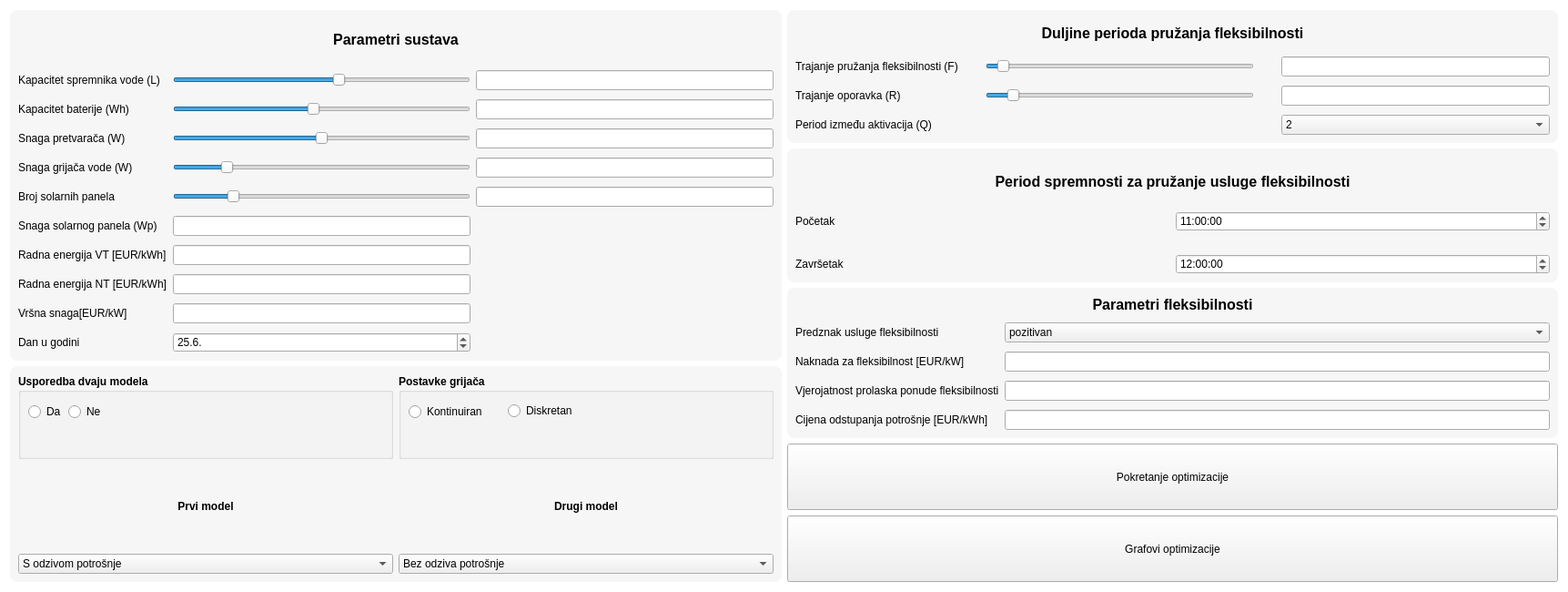
<?xml version="1.0" encoding="UTF-8"?>
<ui version="4.0">
 <class>ParamWidget</class>
 <widget class="QWidget" name="ParamWidget">
  <property name="geometry">
   <rect>
    <x>0</x>
    <y>0</y>
    <width>1723</width>
    <height>650</height>
   </rect>
  </property>
  <property name="minimumSize">
   <size>
    <width>1000</width>
    <height>600</height>
   </size>
  </property>
  <property name="windowTitle">
   <string>Form</string>
  </property>
  <property name="autoFillBackground">
   <bool>false</bool>
  </property>
  <property name="styleSheet">
   <string notr="true">#ParamWidget{
background-color: white;
}
</string>
  </property>
  <layout class="QGridLayout" name="gridLayout_8">
   <item row="2" column="1" rowspan="2">
    <widget class="QWidget" name="widget_4" native="true">
     <property name="sizePolicy">
      <sizepolicy hsizetype="Preferred" vsizetype="Preferred">
       <horstretch>0</horstretch>
       <verstretch>0</verstretch>
      </sizepolicy>
     </property>
     <property name="styleSheet">
      <string notr="true">QWidget #widget_4 {
	background-color: rgba(245, 245, 245, 0.9);
	border-radius: 8px;
	border-style:dotted;
}
</string>
     </property>
     <layout class="QGridLayout" name="gridLayout_6">
      <item row="0" column="0">
       <widget class="QLabel" name="label_13">
        <property name="font">
         <font>
          <pointsize>12</pointsize>
          <bold>true</bold>
         </font>
        </property>
        <property name="text">
         <string>Period spremnosti za pružanje usluge fleksibilnosti</string>
        </property>
        <property name="alignment">
         <set>Qt::AlignCenter</set>
        </property>
       </widget>
      </item>
      <item row="1" column="0">
       <layout class="QGridLayout" name="gridLayout_3">
        <property name="verticalSpacing">
         <number>25</number>
        </property>
        <item row="0" column="0">
         <widget class="QLabel" name="label_14">
          <property name="text">
           <string>Početak</string>
          </property>
         </widget>
        </item>
        <item row="1" column="0">
         <widget class="QLabel" name="label_15">
          <property name="text">
           <string>Završetak</string>
          </property>
         </widget>
        </item>
        <item row="0" column="1">
         <widget class="QTimeEdit" name="timeEdit_2">
          <property name="time">
           <time>
            <hour>11</hour>
            <minute>0</minute>
            <second>0</second>
           </time>
          </property>
         </widget>
        </item>
        <item row="1" column="1">
         <widget class="QTimeEdit" name="timeEdit">
          <property name="time">
           <time>
            <hour>12</hour>
            <minute>0</minute>
            <second>0</second>
           </time>
          </property>
         </widget>
        </item>
       </layout>
      </item>
     </layout>
    </widget>
   </item>
   <item row="4" column="1" rowspan="2">
    <widget class="QWidget" name="widget_6" native="true">
     <property name="styleSheet">
      <string notr="true">QWidget #widget_6 {
	background-color: rgba(245, 245, 245, 0.9);
	border-radius: 8px;
	border-style:dotted;
}
</string>
     </property>
     <layout class="QGridLayout" name="gridLayout_7">
      <property name="verticalSpacing">
       <number>10</number>
      </property>
      <item row="2" column="1">
       <widget class="QComboBox" name="comboBox_4">
        <property name="currentText">
         <string>pozitivan</string>
        </property>
        <item>
         <property name="text">
          <string>pozitivan</string>
         </property>
        </item>
        <item>
         <property name="text">
          <string>negativan</string>
         </property>
        </item>
       </widget>
      </item>
      <item row="3" column="0">
       <widget class="QLabel" name="label_21">
        <property name="text">
         <string>Naknada za fleksibilnost [EUR/kW]</string>
        </property>
       </widget>
      </item>
      <item row="3" column="1">
       <widget class="QLineEdit" name="lineEdit_13">
        <property name="alignment">
         <set>Qt::AlignCenter</set>
        </property>
       </widget>
      </item>
      <item row="4" column="0">
       <widget class="QLabel" name="label_23">
        <property name="text">
         <string>Vjerojatnost prolaska ponude fleksibilnosti</string>
        </property>
       </widget>
      </item>
      <item row="5" column="0">
       <widget class="QLabel" name="label_22">
        <property name="text">
         <string>Cijena odstupanja potrošnje [EUR/kWh]</string>
        </property>
       </widget>
      </item>
      <item row="4" column="1">
       <widget class="QLineEdit" name="lineEdit_14">
        <property name="alignment">
         <set>Qt::AlignCenter</set>
        </property>
       </widget>
      </item>
      <item row="5" column="1">
       <widget class="QLineEdit" name="lineEdit_15">
        <property name="alignment">
         <set>Qt::AlignCenter</set>
        </property>
       </widget>
      </item>
      <item row="2" column="0">
       <widget class="QLabel" name="label_5">
        <property name="text">
         <string>Predznak usluge fleksibilnosti</string>
        </property>
       </widget>
      </item>
      <item row="1" column="0" colspan="2">
       <widget class="QLabel" name="label_25">
        <property name="font">
         <font>
          <pointsize>12</pointsize>
          <bold>true</bold>
         </font>
        </property>
        <property name="text">
         <string>Parametri fleksibilnosti</string>
        </property>
        <property name="alignment">
         <set>Qt::AlignCenter</set>
        </property>
       </widget>
      </item>
     </layout>
    </widget>
   </item>
   <item row="0" column="0" rowspan="5">
    <widget class="QWidget" name="widget_3" native="true">
     <property name="styleSheet">
      <string notr="true">QWidget #widget_3 {
	background-color: rgba(245, 245, 245, 0.9);
	border-radius: 8px;
}
</string>
     </property>
     <layout class="QGridLayout" name="gridLayout">
      <property name="verticalSpacing">
       <number>10</number>
      </property>
      <item row="4" column="2">
       <widget class="QLineEdit" name="lineEdit_3">
        <property name="alignment">
         <set>Qt::AlignCenter</set>
        </property>
        <property name="readOnly">
         <bool>true</bool>
        </property>
       </widget>
      </item>
      <item row="5" column="0">
       <widget class="QLabel" name="label_4">
        <property name="text">
         <string>Broj solarnih panela</string>
        </property>
       </widget>
      </item>
      <item row="3" column="0">
       <widget class="QLabel" name="label_2">
        <property name="text">
         <string>Snaga pretvarača (W)</string>
        </property>
       </widget>
      </item>
      <item row="4" column="1">
       <widget class="QSlider" name="horizontalSlider_4">
        <property name="minimum">
         <number>1000</number>
        </property>
        <property name="maximum">
         <number>10000</number>
        </property>
        <property name="value">
         <number>2500</number>
        </property>
        <property name="orientation">
         <enum>Qt::Horizontal</enum>
        </property>
       </widget>
      </item>
      <item row="6" column="1">
       <widget class="QLineEdit" name="lineEdit_12">
        <property name="alignment">
         <set>Qt::AlignCenter</set>
        </property>
       </widget>
      </item>
      <item row="1" column="2">
       <widget class="QLineEdit" name="lineEdit_9">
        <property name="sizePolicy">
         <sizepolicy hsizetype="Minimum" vsizetype="Fixed">
          <horstretch>0</horstretch>
          <verstretch>0</verstretch>
         </sizepolicy>
        </property>
        <property name="alignment">
         <set>Qt::AlignCenter</set>
        </property>
        <property name="readOnly">
         <bool>true</bool>
        </property>
       </widget>
      </item>
      <item row="2" column="0">
       <widget class="QLabel" name="label">
        <property name="text">
         <string>Kapacitet baterije (Wh)</string>
        </property>
       </widget>
      </item>
      <item row="7" column="0">
       <widget class="QLabel" name="label_6">
        <property name="font">
         <font/>
        </property>
        <property name="text">
         <string>Radna energija VT [EUR/kWh]</string>
        </property>
       </widget>
      </item>
      <item row="9" column="1">
       <widget class="QLineEdit" name="lineEdit_8">
        <property name="alignment">
         <set>Qt::AlignCenter</set>
        </property>
       </widget>
      </item>
      <item row="5" column="1">
       <widget class="QSlider" name="horizontalSlider_5">
        <property name="maximum">
         <number>80</number>
        </property>
        <property name="value">
         <number>15</number>
        </property>
        <property name="orientation">
         <enum>Qt::Horizontal</enum>
        </property>
       </widget>
      </item>
      <item row="3" column="1">
       <widget class="QSlider" name="horizontalSlider_3">
        <property name="maximum">
         <number>5000</number>
        </property>
        <property name="value">
         <number>2500</number>
        </property>
        <property name="orientation">
         <enum>Qt::Horizontal</enum>
        </property>
       </widget>
      </item>
      <item row="5" column="2">
       <widget class="QLineEdit" name="lineEdit_4">
        <property name="alignment">
         <set>Qt::AlignCenter</set>
        </property>
        <property name="readOnly">
         <bool>true</bool>
        </property>
       </widget>
      </item>
      <item row="9" column="0">
       <widget class="QLabel" name="label_12">
        <property name="text">
         <string>Vršna snaga[EUR/kW]</string>
        </property>
       </widget>
      </item>
      <item row="1" column="1">
       <widget class="QSlider" name="horizontalSlider_2">
        <property name="minimum">
         <number>50</number>
        </property>
        <property name="maximum">
         <number>300</number>
        </property>
        <property name="value">
         <number>190</number>
        </property>
        <property name="orientation">
         <enum>Qt::Horizontal</enum>
        </property>
       </widget>
      </item>
      <item row="10" column="0">
       <widget class="QLabel" name="label_8">
        <property name="text">
         <string>Dan u godini </string>
        </property>
       </widget>
      </item>
      <item row="3" column="2">
       <widget class="QLineEdit" name="lineEdit_2">
        <property name="alignment">
         <set>Qt::AlignCenter</set>
        </property>
        <property name="readOnly">
         <bool>true</bool>
        </property>
       </widget>
      </item>
      <item row="8" column="0">
       <widget class="QLabel" name="label_7">
        <property name="text">
         <string>Radna energija NT [EUR/kWh]</string>
        </property>
       </widget>
      </item>
      <item row="2" column="2">
       <widget class="QLineEdit" name="lineEdit">
        <property name="alignment">
         <set>Qt::AlignCenter</set>
        </property>
        <property name="readOnly">
         <bool>true</bool>
        </property>
       </widget>
      </item>
      <item row="10" column="1">
       <widget class="QDateEdit" name="dateEdit">
        <property name="dateTime">
         <datetime>
          <hour>0</hour>
          <minute>0</minute>
          <second>0</second>
          <year>2025</year>
          <month>6</month>
          <day>25</day>
         </datetime>
        </property>
        <property name="displayFormat">
         <string>d.M.</string>
        </property>
        <property name="date">
         <date>
          <year>2025</year>
          <month>6</month>
          <day>25</day>
         </date>
        </property>
       </widget>
      </item>
      <item row="6" column="0">
       <widget class="QLabel" name="label_20">
        <property name="text">
         <string>Snaga solarnog panela (Wp)</string>
        </property>
       </widget>
      </item>
      <item row="0" column="0" colspan="3">
       <widget class="QLabel" name="label_24">
        <property name="sizePolicy">
         <sizepolicy hsizetype="Preferred" vsizetype="Minimum">
          <horstretch>0</horstretch>
          <verstretch>0</verstretch>
         </sizepolicy>
        </property>
        <property name="font">
         <font>
          <pointsize>12</pointsize>
          <bold>true</bold>
         </font>
        </property>
        <property name="text">
         <string>Parametri sustava</string>
        </property>
        <property name="alignment">
         <set>Qt::AlignCenter</set>
        </property>
       </widget>
      </item>
      <item row="1" column="0">
       <widget class="QLabel" name="label_11">
        <property name="text">
         <string>Kapacitet spremnika vode (L)</string>
        </property>
       </widget>
      </item>
      <item row="2" column="1">
       <widget class="QSlider" name="horizontalSlider">
        <property name="maximum">
         <number>20000</number>
        </property>
        <property name="value">
         <number>9400</number>
        </property>
        <property name="orientation">
         <enum>Qt::Horizontal</enum>
        </property>
       </widget>
      </item>
      <item row="7" column="1">
       <widget class="QLineEdit" name="lineEdit_6">
        <property name="text">
         <string/>
        </property>
        <property name="alignment">
         <set>Qt::AlignCenter</set>
        </property>
       </widget>
      </item>
      <item row="4" column="0">
       <widget class="QLabel" name="label_3">
        <property name="text">
         <string>Snaga grijača vode (W)</string>
        </property>
       </widget>
      </item>
      <item row="8" column="1">
       <widget class="QLineEdit" name="lineEdit_7">
        <property name="alignment">
         <set>Qt::AlignCenter</set>
        </property>
       </widget>
      </item>
     </layout>
    </widget>
   </item>
   <item row="6" column="1">
    <widget class="QPushButton" name="pushButton">
     <property name="enabled">
      <bool>true</bool>
     </property>
     <property name="sizePolicy">
      <sizepolicy hsizetype="Minimum" vsizetype="Preferred">
       <horstretch>0</horstretch>
       <verstretch>0</verstretch>
      </sizepolicy>
     </property>
     <property name="styleSheet">
      <string notr="true"/>
     </property>
     <property name="text">
      <string>Pokretanje optimizacije</string>
     </property>
    </widget>
   </item>
   <item row="5" column="0" rowspan="3">
    <widget class="QWidget" name="widget_2" native="true">
     <property name="styleSheet">
      <string notr="true">QWidget #widget_2 {
	background-color: rgba(245, 245, 245, 0.9);
	border-radius: 8px;
}
</string>
     </property>
     <layout class="QGridLayout" name="gridLayout_2">
      <item row="1" column="1">
       <widget class="QGroupBox" name="groupBox_2">
        <property name="sizePolicy">
         <sizepolicy hsizetype="Preferred" vsizetype="Minimum">
          <horstretch>0</horstretch>
          <verstretch>0</verstretch>
         </sizepolicy>
        </property>
        <property name="font">
         <font>
          <bold>true</bold>
         </font>
        </property>
        <property name="title">
         <string>Postavke grijača</string>
        </property>
        <widget class="QRadioButton" name="radioButton_3">
         <property name="geometry">
          <rect>
           <x>11</x>
           <y>31</y>
           <width>91</width>
           <height>20</height>
          </rect>
         </property>
         <property name="text">
          <string>Kontinuiran</string>
         </property>
        </widget>
        <widget class="QRadioButton" name="radioButton_4">
         <property name="geometry">
          <rect>
           <x>120</x>
           <y>30</y>
           <width>111</width>
           <height>20</height>
          </rect>
         </property>
         <property name="text">
          <string>Diskretan</string>
         </property>
        </widget>
       </widget>
      </item>
      <item row="4" column="0">
       <widget class="QComboBox" name="comboBox_2">
        <item>
         <property name="text">
          <string>S odzivom potrošnje</string>
         </property>
        </item>
        <item>
         <property name="text">
          <string>Bez odziva potrošnje</string>
         </property>
        </item>
       </widget>
      </item>
      <item row="1" column="0">
       <widget class="QGroupBox" name="groupBox">
        <property name="sizePolicy">
         <sizepolicy hsizetype="Preferred" vsizetype="Preferred">
          <horstretch>0</horstretch>
          <verstretch>0</verstretch>
         </sizepolicy>
        </property>
        <property name="font">
         <font>
          <bold>true</bold>
         </font>
        </property>
        <property name="title">
         <string>Usporedba dvaju modela</string>
        </property>
        <widget class="QRadioButton" name="radioButton">
         <property name="geometry">
          <rect>
           <x>11</x>
           <y>31</y>
           <width>38</width>
           <height>20</height>
          </rect>
         </property>
         <property name="text">
          <string>Da</string>
         </property>
        </widget>
        <widget class="QRadioButton" name="radioButton_2">
         <property name="geometry">
          <rect>
           <x>55</x>
           <y>31</y>
           <width>39</width>
           <height>20</height>
          </rect>
         </property>
         <property name="text">
          <string>Ne</string>
         </property>
        </widget>
       </widget>
      </item>
      <item row="2" column="0">
       <widget class="QLabel" name="label_9">
        <property name="font">
         <font>
          <bold>true</bold>
         </font>
        </property>
        <property name="text">
         <string>Prvi model</string>
        </property>
        <property name="alignment">
         <set>Qt::AlignCenter</set>
        </property>
       </widget>
      </item>
      <item row="4" column="1">
       <widget class="QComboBox" name="comboBox_3">
        <property name="currentIndex">
         <number>0</number>
        </property>
        <item>
         <property name="text">
          <string>Bez odziva potrošnje</string>
         </property>
        </item>
        <item>
         <property name="text">
          <string>Jednostavno upravljanje</string>
         </property>
        </item>
        <item>
         <property name="text">
          <string>Bez odziva potrošnje i vršne snage</string>
         </property>
        </item>
       </widget>
      </item>
      <item row="2" column="1">
       <widget class="QLabel" name="label_10">
        <property name="font">
         <font>
          <bold>true</bold>
         </font>
        </property>
        <property name="text">
         <string>Drugi model</string>
        </property>
        <property name="alignment">
         <set>Qt::AlignCenter</set>
        </property>
       </widget>
      </item>
     </layout>
    </widget>
   </item>
   <item row="7" column="1">
    <widget class="QPushButton" name="pushButton_2">
     <property name="sizePolicy">
      <sizepolicy hsizetype="Minimum" vsizetype="Preferred">
       <horstretch>0</horstretch>
       <verstretch>0</verstretch>
      </sizepolicy>
     </property>
     <property name="styleSheet">
      <string notr="true"/>
     </property>
     <property name="text">
      <string>Grafovi optimizacije</string>
     </property>
    </widget>
   </item>
   <item row="0" column="1" rowspan="2">
    <widget class="QWidget" name="widget_5" native="true">
     <property name="styleSheet">
      <string notr="true">QWidget #widget_5 {
	background-color: rgba(245, 245, 245, 0.9);
	border-radius: 8px;
	border-style:dotted;
}
</string>
     </property>
     <layout class="QGridLayout" name="gridLayout_5">
      <property name="verticalSpacing">
       <number>10</number>
      </property>
      <item row="1" column="0">
       <layout class="QGridLayout" name="gridLayout_4">
        <property name="sizeConstraint">
         <enum>QLayout::SetNoConstraint</enum>
        </property>
        <property name="horizontalSpacing">
         <number>30</number>
        </property>
        <property name="verticalSpacing">
         <number>10</number>
        </property>
        <item row="0" column="2">
         <widget class="QLineEdit" name="lineEdit_10">
          <property name="alignment">
           <set>Qt::AlignCenter</set>
          </property>
          <property name="readOnly">
           <bool>true</bool>
          </property>
         </widget>
        </item>
        <item row="1" column="0">
         <widget class="QLabel" name="label_18">
          <property name="text">
           <string>Trajanje oporavka (R)</string>
          </property>
          <property name="alignment">
           <set>Qt::AlignLeading|Qt::AlignLeft|Qt::AlignVCenter</set>
          </property>
         </widget>
        </item>
        <item row="2" column="0">
         <widget class="QLabel" name="label_19">
          <property name="text">
           <string>Period između aktivacija (Q)</string>
          </property>
          <property name="alignment">
           <set>Qt::AlignLeading|Qt::AlignLeft|Qt::AlignVCenter</set>
          </property>
         </widget>
        </item>
        <item row="0" column="1">
         <widget class="QSlider" name="horizontalSlider_7">
          <property name="maximum">
           <number>24</number>
          </property>
          <property name="value">
           <number>1</number>
          </property>
          <property name="orientation">
           <enum>Qt::Horizontal</enum>
          </property>
         </widget>
        </item>
        <item row="0" column="0">
         <widget class="QLabel" name="label_17">
          <property name="text">
           <string>Trajanje pružanja fleksibilnosti (F)</string>
          </property>
          <property name="alignment">
           <set>Qt::AlignLeading|Qt::AlignLeft|Qt::AlignVCenter</set>
          </property>
         </widget>
        </item>
        <item row="1" column="2">
         <widget class="QLineEdit" name="lineEdit_11">
          <property name="alignment">
           <set>Qt::AlignCenter</set>
          </property>
          <property name="readOnly">
           <bool>true</bool>
          </property>
         </widget>
        </item>
        <item row="1" column="1">
         <widget class="QSlider" name="horizontalSlider_8">
          <property name="maximum">
           <number>24</number>
          </property>
          <property name="value">
           <number>2</number>
          </property>
          <property name="orientation">
           <enum>Qt::Horizontal</enum>
          </property>
         </widget>
        </item>
        <item row="2" column="2">
         <widget class="QComboBox" name="comboBox">
          <property name="layoutDirection">
           <enum>Qt::LeftToRight</enum>
          </property>
          <property name="currentText">
           <string>2</string>
          </property>
          <item>
           <property name="text">
            <string>2</string>
           </property>
          </item>
          <item>
           <property name="text">
            <string>4</string>
           </property>
          </item>
          <item>
           <property name="text">
            <string>6</string>
           </property>
          </item>
          <item>
           <property name="text">
            <string>8</string>
           </property>
          </item>
          <item>
           <property name="text">
            <string>12</string>
           </property>
          </item>
          <item>
           <property name="text">
            <string>24</string>
           </property>
          </item>
         </widget>
        </item>
       </layout>
      </item>
      <item row="0" column="0">
       <widget class="QLabel" name="label_16">
        <property name="sizePolicy">
         <sizepolicy hsizetype="Preferred" vsizetype="Minimum">
          <horstretch>0</horstretch>
          <verstretch>0</verstretch>
         </sizepolicy>
        </property>
        <property name="font">
         <font>
          <pointsize>12</pointsize>
          <bold>true</bold>
          <underline>false</underline>
         </font>
        </property>
        <property name="layoutDirection">
         <enum>Qt::LeftToRight</enum>
        </property>
        <property name="text">
         <string>Duljine perioda pružanja fleksibilnosti</string>
        </property>
        <property name="alignment">
         <set>Qt::AlignCenter</set>
        </property>
       </widget>
      </item>
     </layout>
    </widget>
   </item>
  </layout>
 </widget>
 <resources/>
 <connections/>
</ui>
